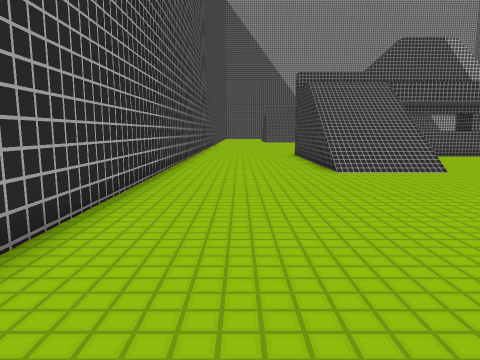
view 1 (above)

24 first-person views from a walk through a 3-D level made in the Unity game engine. The camera is 1.4 m above the floor, tilts 8° down and sees 70° across. The floor is counted in squares, 1 m on a side. Each view is taken from the middle of a square. On the plan, view 1 faces up. The plan holds only what a view shows up to about 15 squares ahead; the rest is blank. The place goes on beyond the plan.

view 2
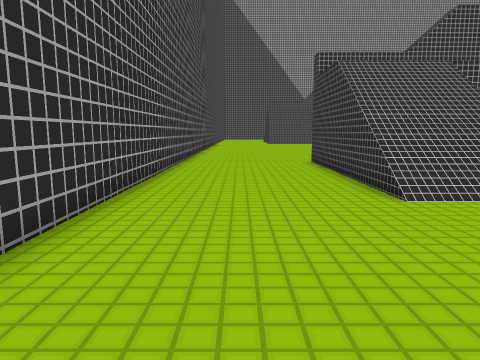

view 3
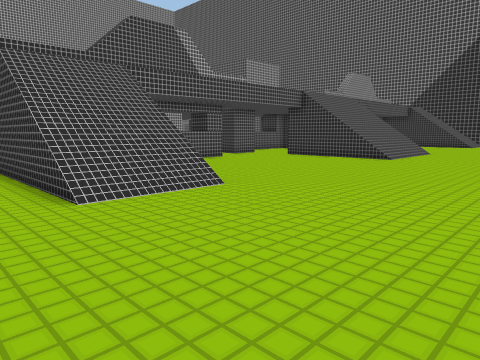

view 4
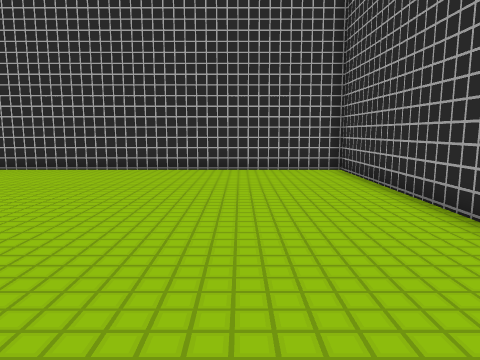

view 5
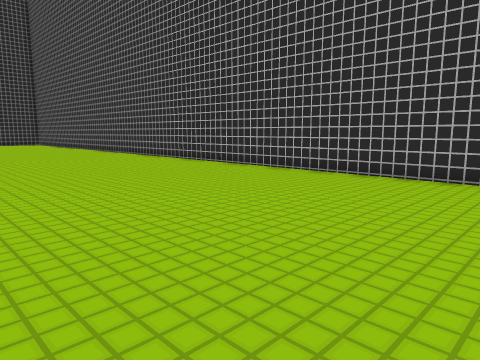

view 6
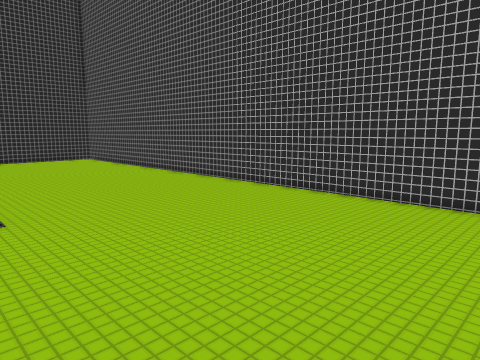

view 7
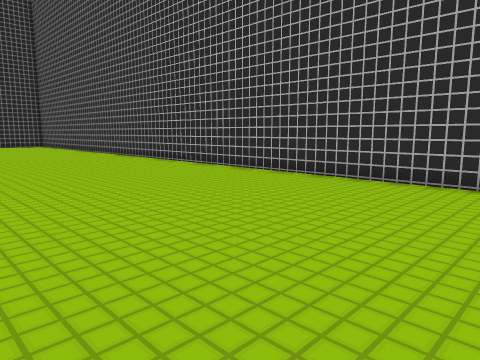

view 8
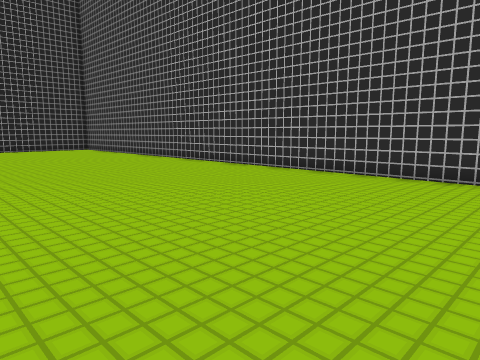

view 9
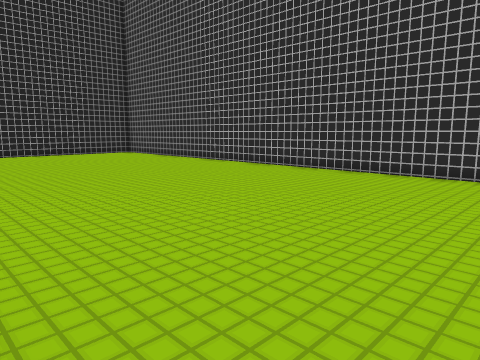

view 10
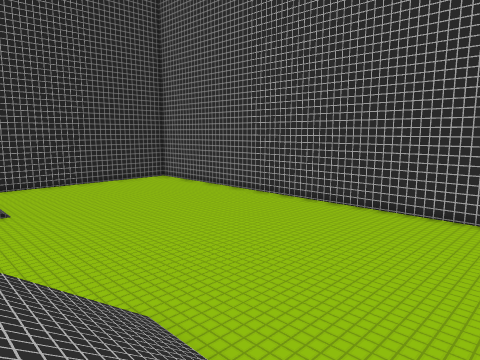

view 11
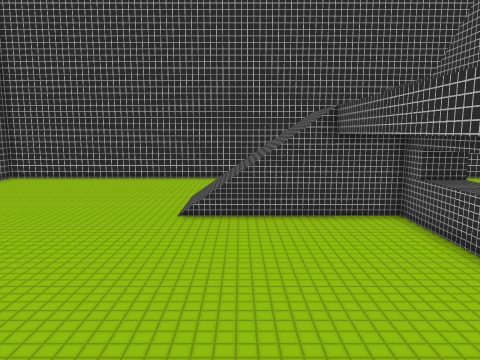

view 12
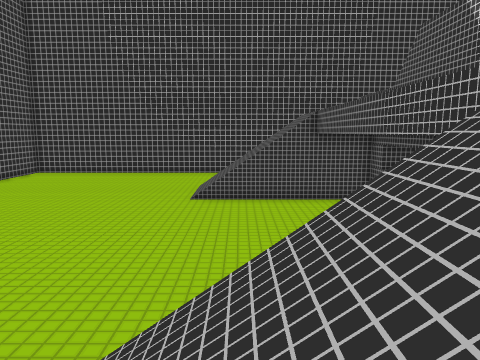

view 13
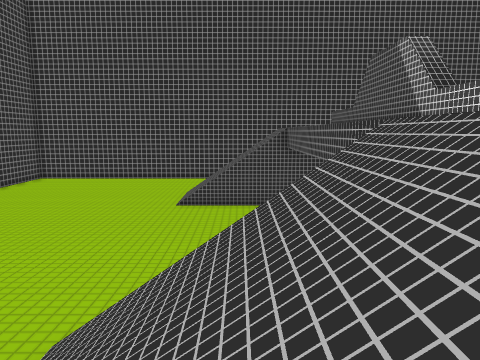

view 14
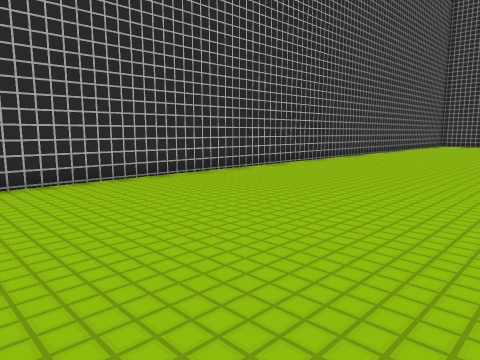

view 15
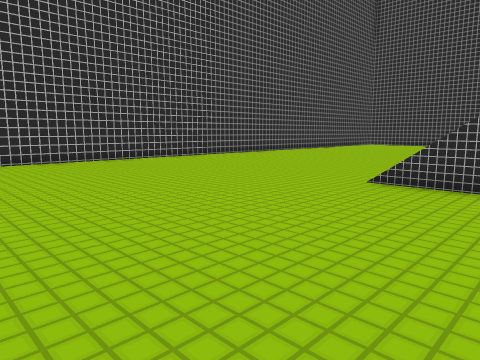

view 16
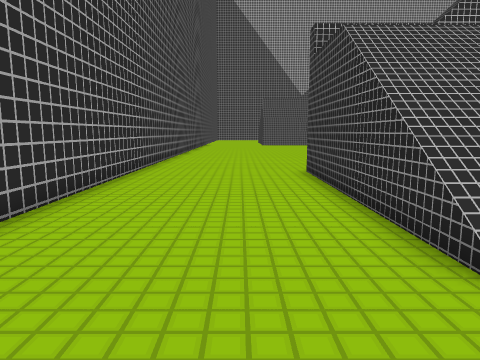

view 17
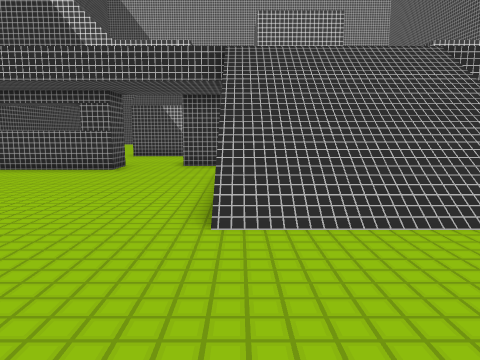

view 18
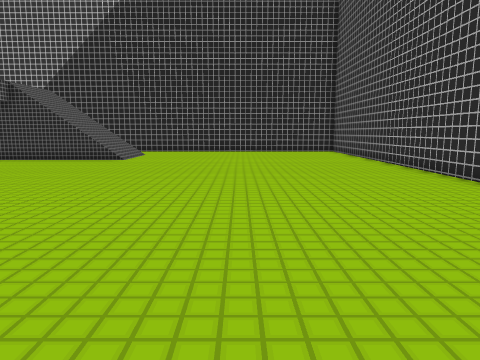

view 19
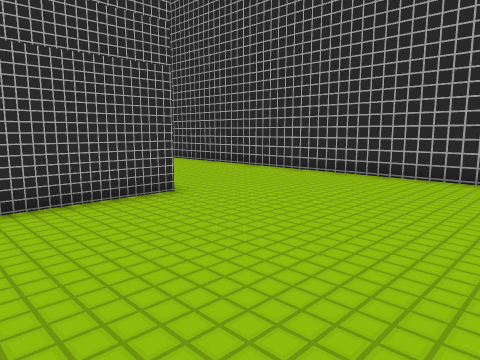

view 20
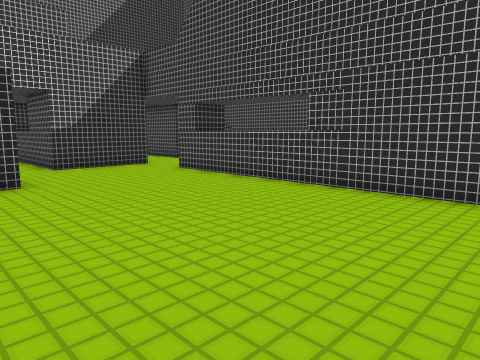

view 21
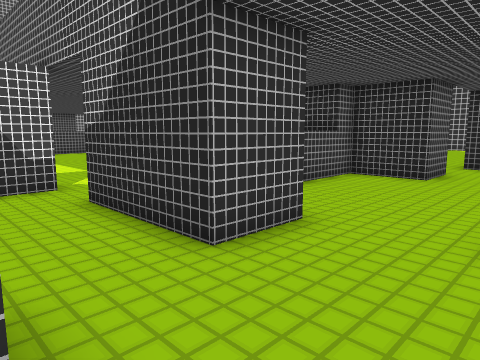

view 22
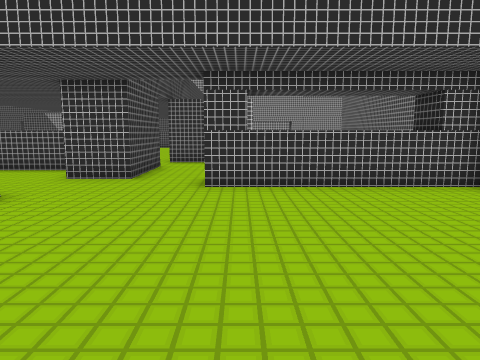

view 23
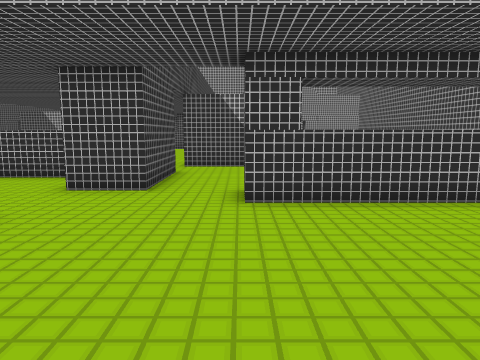

view 24
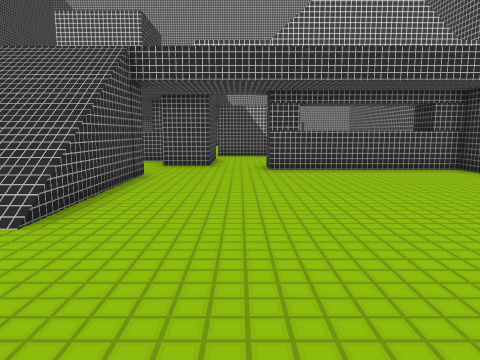

### Floor plan
Key: @ floor where view 1 was taken; # wall or solid block; . main floor; : floor 3.75 m higher than the main floor; / step, stairs or slope; = window, fence, low wall or low ledge; ^ raised ledge.
Columns run from 3 left of view 1 to 34 right of it. Each row starts with its distance up from view 1.
 29       . ..          ..
 28        ........     ..
 27    .............#  #.         ###
 26 #.....................        ...
 25 #...................###^   #  #..
 24 #...................#   ^^^####..
 23 #...................#   ....###..
 22 #...................# ......###....
 21 #......====#######..##......##..=#####
 20 #......    :::::::............../:::::
 19 #......   :............... ...........
 18 #......   :...........      ..........
 17 #...../////...........///////.........
 16 #...../////...........///////.........
 15 #...../////...........///////.........
 14 #...../////...........///////.........
 13 #.....////=...........///////.........
 12 #......////...........///////.........
 11 #.....................................
 10 #.....................................
  9 #.....................................
  8 #.....................................
  7 #.....................................
  6 #.....................................
  5 #.....................................
  4 #.....................................
  3 #.....................................
  2 #.....................................
  1 #.....................................
  0 #..@..................................
 -1 ######################################

Where each view was taken, in squares from view 1:
view 1: 0 up, 0 right, facing up
view 2: 5 up, 0 right, facing up
view 3: 5 up, 1 right, facing up-right
view 4: 12 up, 1 right, facing down
view 5: 10 up, 3 right, facing down-right
view 6: 14 up, 6 right, facing down-right
view 7: 9 up, 8 right, facing down-right
view 8: 10 up, 16 right, facing down-right
view 9: 12 up, 19 right, facing down-right
view 10: 15 up, 19 right, facing down-right
view 11: 14 up, 19 right, facing left
view 12: 14 up, 22 right, facing left
view 13: 15 up, 24 right, facing left
view 14: 9 up, 34 right, facing down-left
view 15: 16 up, 34 right, facing down-left
view 16: 9 up, 1 right, facing up
view 17: 7 up, 19 right, facing up
view 18: 6 up, 19 right, facing right
view 19: 28 up, 8 right, facing down-left
view 20: 29 up, 3 right, facing down-right
view 21: 18 up, 14 right, facing up-right
view 22: 11 up, 30 right, facing up
view 23: 13 up, 29 right, facing up
view 24: 7 up, 28 right, facing up
